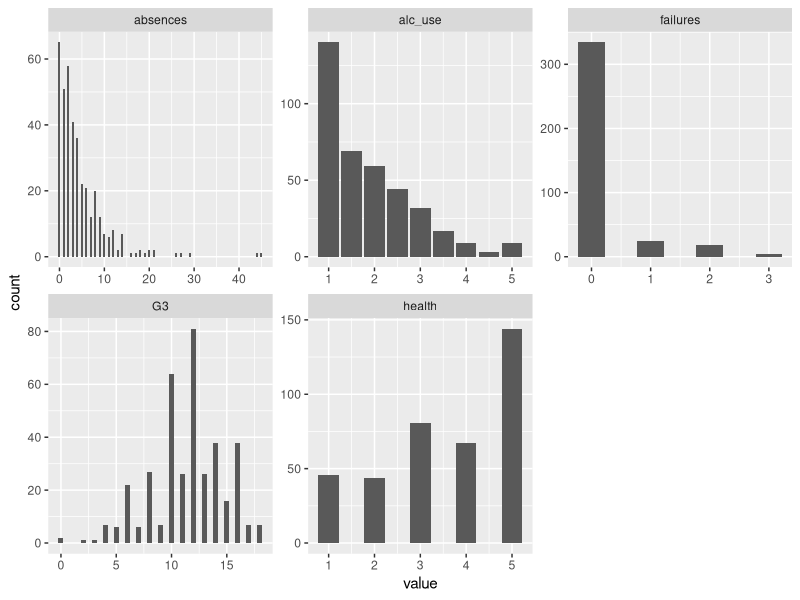
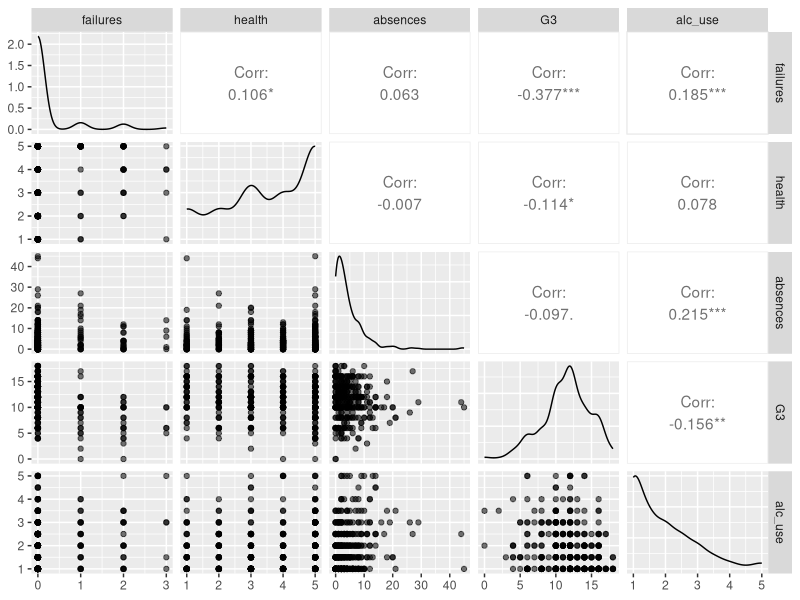
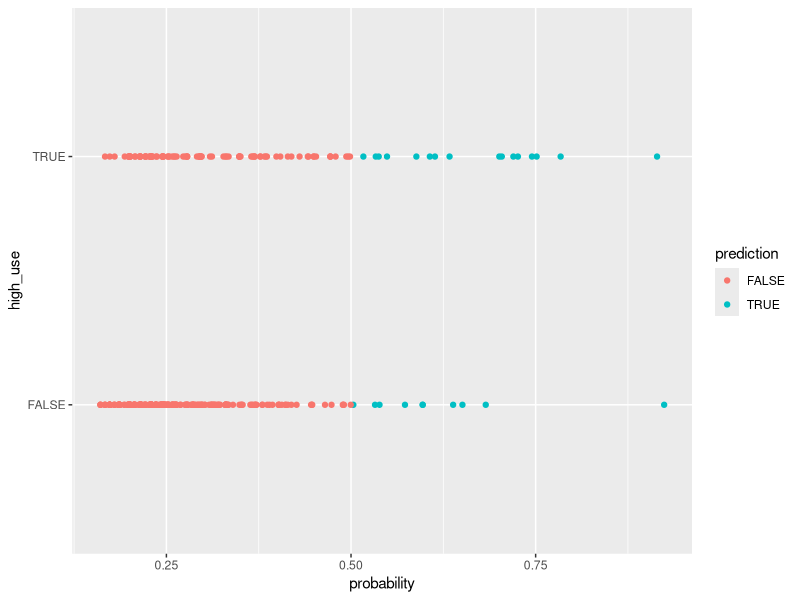

Source code (R) for these figures, in order:
## ---- chunk 1
data <- read.csv(file = "StudentData.csv")
colnames(data)
summary(data)
str(data)
dim(data)
## ---- chunk 2
library(tidyr)
library(dplyr)
library(ggplot2)
selected_variables <- select(data, one_of(c("failures", "health", "absences", "G3", "alc_use")))
gather(selected_variables) %>% ggplot(aes(value)) + facet_wrap("key", scales = "free") + geom_bar()
## ---- chunk 3
library(GGally)
library(ggplot2)

# Creating a plot matrix
selected_variables <- select(data, one_of(c("failures", "health", "absences", "G3", "alc_use")))
p <- ggpairs(selected_variables, mapping = aes(alpha=0.3), lower = list(combo = wrap("facethist", bins = 20)))
p
## ---- chunk 4
m <- glm(high_use ~ failures + health + absences + G3, data = data, family = "binomial")
summary(m)
## ---- chunk 5
OR <- coef(m) %>% exp
CI <- confint(m) %>% exp
cbind(OR, CI)
## ---- chunk 6
m2 <- glm(high_use ~ failures + absences + G3, data = data, family = "binomial")
probabilities <- predict(m2, type = "response")
data <- mutate(data, probability = probabilities)
data <- mutate(data, prediction = probability > 0.5)
table(high_use = data$high_use, prediction = data$prediction)
## ---- chunk 7
g <- ggplot(data, aes(x = probability, y = high_use, col = prediction))
g + geom_point()
